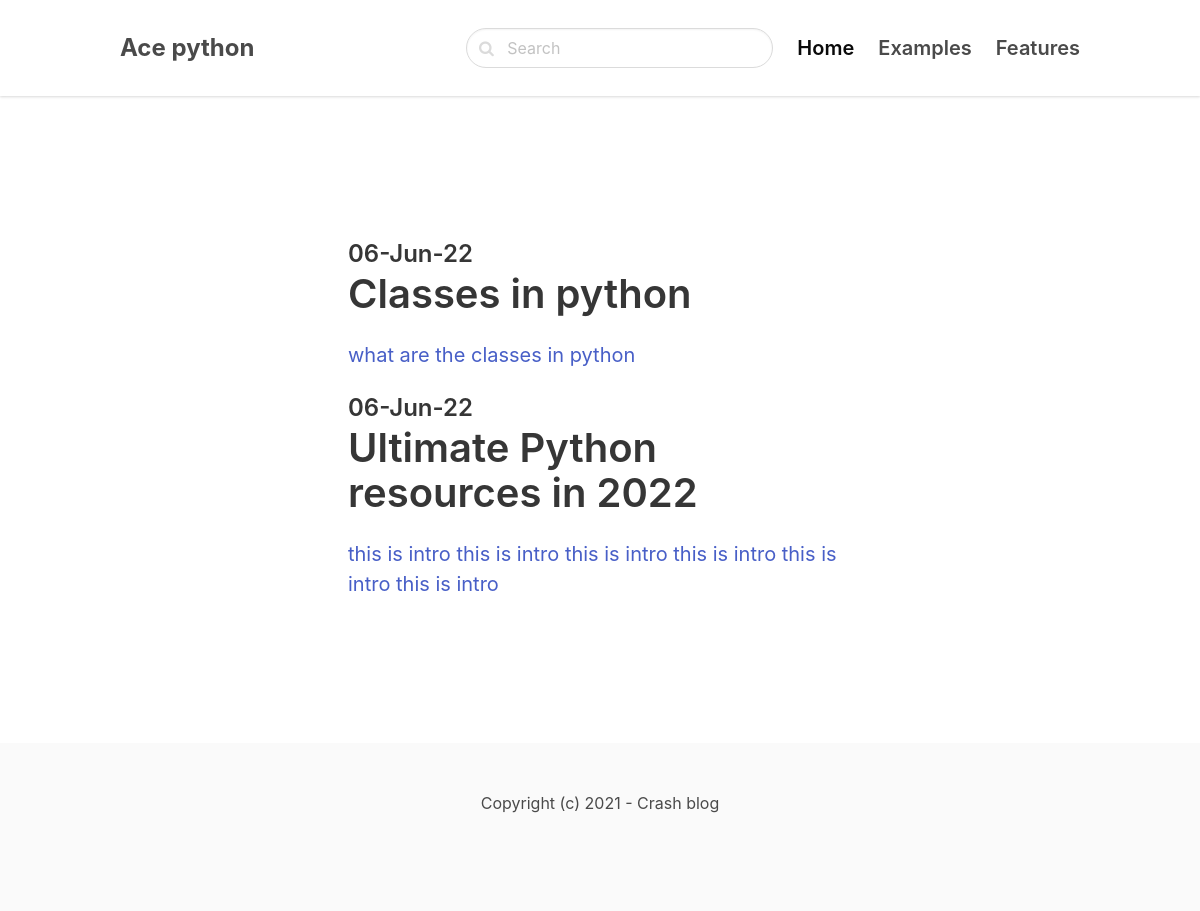
Page /python/ on the committed database.
### postsk/models.py (models this page shows, shortened)
class Post(models.Model):
    category = models.ForeignKey(Catogry, related_name='posts',on_delete=models.CASCADE)
    title = models.CharField(max_length=255)
    slug = models.CharField(max_length=255)
    intro = models.TextField()
    body = models.TextField()
    created_at = models.DateTimeField(auto_now_add=True)
    class Meta:
        ordering = ('-created_at',)

### postsk/views.py (the view)
# urls.py: path('<slug:slug>/',views.category,name='category_details'),
def category(request,slug):
    category = get_object_or_404(Catogry,slug=slug)
    return render(request,'postsk/category.html',{'category':category})

### postsk/templates/postsk/category.html (shortened to what this page needs)
{% extends 'core/index.html' %}
{% block content %}
    <section class="hero">
        <div class="hero-body">
            <div class="container">
                <section class="section">
                    <div class="columns">
                        <div class="column is-8 is-offset-2">
                            {% for post in category.posts.all %}
                            <div class="content is-medium">
                                <a href="{% url 'post_details' post.category.slug post.slug %}">
                                <h2 class="subtitle is-4">{{post.created_at|date:'d-M-y' }}</h2>
                                <h1 class="title">{{post.title}}</h1>
                                <p>{{post.intro}}</p>
                                </a>
                            </div>
                            {% endfor %}
                        </div>
                    </div>
                </section>
            </div>
        </div>
    </section>
{% endblock%}

### rows in the picture
Post: created_at "06-Jun-22", title "Classes in python", intro "what are the classes in python"
Post: created_at "06-Jun-22", title "Ultimate Python resources in 2022", intro "this is intro this is intro this is intro this is intro this is intro this is intro"
